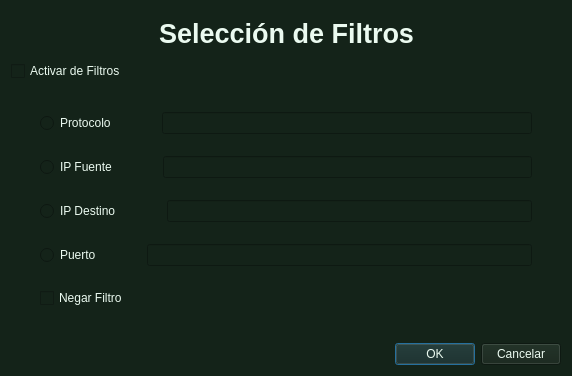
<?xml version="1.0" encoding="UTF-8"?>
<ui version="4.0">
 <class>filtersDialog</class>
 <widget class="QDialog" name="filtersDialog">
  <property name="geometry">
   <rect>
    <x>0</x>
    <y>0</y>
    <width>572</width>
    <height>376</height>
   </rect>
  </property>
  <property name="windowTitle">
   <string>Dialog</string>
  </property>
  <property name="styleSheet">
   <string notr="true">background-color: rgb(20, 35, 25);
color: rgb(235, 250, 240);</string>
  </property>
  <layout class="QVBoxLayout" name="verticalLayout">
   <item>
    <layout class="QHBoxLayout" name="horizontalLayout">
     <item>
      <spacer name="horizontalSpacer">
       <property name="orientation">
        <enum>Qt::Orientation::Horizontal</enum>
       </property>
       <property name="sizeHint" stdset="0">
        <size>
         <width>40</width>
         <height>20</height>
        </size>
       </property>
      </spacer>
     </item>
     <item>
      <widget class="QLabel" name="label">
       <property name="font">
        <font>
         <pointsize>20</pointsize>
         <bold>true</bold>
        </font>
       </property>
       <property name="text">
        <string>Selección de Filtros</string>
       </property>
      </widget>
     </item>
     <item>
      <spacer name="horizontalSpacer_2">
       <property name="orientation">
        <enum>Qt::Orientation::Horizontal</enum>
       </property>
       <property name="sizeHint" stdset="0">
        <size>
         <width>40</width>
         <height>20</height>
        </size>
       </property>
      </spacer>
     </item>
    </layout>
   </item>
   <item>
    <layout class="QHBoxLayout" name="horizontalLayout_2">
     <item>
      <widget class="QCheckBox" name="activaCheckBox">
       <property name="text">
        <string>Activar de Filtros</string>
       </property>
       <property name="checked">
        <bool>false</bool>
       </property>
      </widget>
     </item>
     <item>
      <spacer name="horizontalSpacer_3">
       <property name="orientation">
        <enum>Qt::Orientation::Horizontal</enum>
       </property>
       <property name="sizeHint" stdset="0">
        <size>
         <width>40</width>
         <height>20</height>
        </size>
       </property>
      </spacer>
     </item>
    </layout>
   </item>
   <item>
    <layout class="QHBoxLayout" name="horizontalLayout_8">
     <item>
      <spacer name="horizontalSpacer_9">
       <property name="orientation">
        <enum>Qt::Orientation::Horizontal</enum>
       </property>
       <property name="sizeType">
        <enum>QSizePolicy::Policy::Fixed</enum>
       </property>
       <property name="sizeHint" stdset="0">
        <size>
         <width>20</width>
         <height>20</height>
        </size>
       </property>
      </spacer>
     </item>
     <item>
      <widget class="QWidget" name="filterWidget" native="true">
       <property name="enabled">
        <bool>true</bool>
       </property>
       <property name="minimumSize">
        <size>
         <width>500</width>
         <height>250</height>
        </size>
       </property>
       <layout class="QVBoxLayout" name="verticalLayout_2">
        <item>
         <layout class="QHBoxLayout" name="horizontalLayout_3">
          <item>
           <widget class="QRadioButton" name="protocoloRadioButton">
            <property name="text">
             <string>Protocolo</string>
            </property>
           </widget>
          </item>
          <item>
           <spacer name="horizontalSpacer_4">
            <property name="orientation">
             <enum>Qt::Orientation::Horizontal</enum>
            </property>
            <property name="sizeType">
             <enum>QSizePolicy::Policy::Maximum</enum>
            </property>
            <property name="sizeHint" stdset="0">
             <size>
              <width>40</width>
              <height>20</height>
             </size>
            </property>
           </spacer>
          </item>
          <item>
           <widget class="QLineEdit" name="protocoloLineEdit"/>
          </item>
         </layout>
        </item>
        <item>
         <layout class="QHBoxLayout" name="horizontalLayout_4">
          <item>
           <widget class="QRadioButton" name="fuenteRadioButton">
            <property name="text">
             <string>IP Fuente</string>
            </property>
           </widget>
          </item>
          <item>
           <spacer name="horizontalSpacer_5">
            <property name="orientation">
             <enum>Qt::Orientation::Horizontal</enum>
            </property>
            <property name="sizeType">
             <enum>QSizePolicy::Policy::Maximum</enum>
            </property>
            <property name="sizeHint" stdset="0">
             <size>
              <width>40</width>
              <height>20</height>
             </size>
            </property>
           </spacer>
          </item>
          <item>
           <widget class="QLineEdit" name="fuenteLineEdit"/>
          </item>
         </layout>
        </item>
        <item>
         <layout class="QHBoxLayout" name="horizontalLayout_6">
          <item>
           <widget class="QRadioButton" name="destinoRadioButton">
            <property name="text">
             <string>IP Destino</string>
            </property>
           </widget>
          </item>
          <item>
           <spacer name="horizontalSpacer_7">
            <property name="orientation">
             <enum>Qt::Orientation::Horizontal</enum>
            </property>
            <property name="sizeType">
             <enum>QSizePolicy::Policy::Maximum</enum>
            </property>
            <property name="sizeHint" stdset="0">
             <size>
              <width>40</width>
              <height>20</height>
             </size>
            </property>
           </spacer>
          </item>
          <item>
           <widget class="QLineEdit" name="destinoLineEdit"/>
          </item>
         </layout>
        </item>
        <item>
         <layout class="QHBoxLayout" name="horizontalLayout_5">
          <item>
           <widget class="QRadioButton" name="puertoRadioButton">
            <property name="text">
             <string>Puerto</string>
            </property>
           </widget>
          </item>
          <item>
           <spacer name="horizontalSpacer_6">
            <property name="orientation">
             <enum>Qt::Orientation::Horizontal</enum>
            </property>
            <property name="sizeType">
             <enum>QSizePolicy::Policy::Maximum</enum>
            </property>
            <property name="sizeHint" stdset="0">
             <size>
              <width>40</width>
              <height>20</height>
             </size>
            </property>
           </spacer>
          </item>
          <item>
           <widget class="QLineEdit" name="puertoLineEdit"/>
          </item>
         </layout>
        </item>
        <item>
         <layout class="QHBoxLayout" name="horizontalLayout_9">
          <item>
           <widget class="QCheckBox" name="negarBox">
            <property name="text">
             <string>Negar Filtro</string>
            </property>
           </widget>
          </item>
          <item>
           <spacer name="horizontalSpacer_11">
            <property name="orientation">
             <enum>Qt::Orientation::Horizontal</enum>
            </property>
            <property name="sizeHint" stdset="0">
             <size>
              <width>40</width>
              <height>20</height>
             </size>
            </property>
           </spacer>
          </item>
         </layout>
        </item>
       </layout>
      </widget>
     </item>
     <item>
      <spacer name="horizontalSpacer_10">
       <property name="orientation">
        <enum>Qt::Orientation::Horizontal</enum>
       </property>
       <property name="sizeType">
        <enum>QSizePolicy::Policy::Fixed</enum>
       </property>
       <property name="sizeHint" stdset="0">
        <size>
         <width>20</width>
         <height>20</height>
        </size>
       </property>
      </spacer>
     </item>
    </layout>
   </item>
   <item>
    <layout class="QHBoxLayout" name="horizontalLayout_7">
     <item>
      <spacer name="horizontalSpacer_8">
       <property name="orientation">
        <enum>Qt::Orientation::Horizontal</enum>
       </property>
       <property name="sizeHint" stdset="0">
        <size>
         <width>40</width>
         <height>20</height>
        </size>
       </property>
      </spacer>
     </item>
     <item>
      <widget class="QPushButton" name="okButton">
       <property name="text">
        <string>OK</string>
       </property>
      </widget>
     </item>
     <item>
      <widget class="QPushButton" name="cancelButton">
       <property name="text">
        <string>Cancelar</string>
       </property>
      </widget>
     </item>
    </layout>
   </item>
  </layout>
 </widget>
 <resources/>
 <connections/>
</ui>
